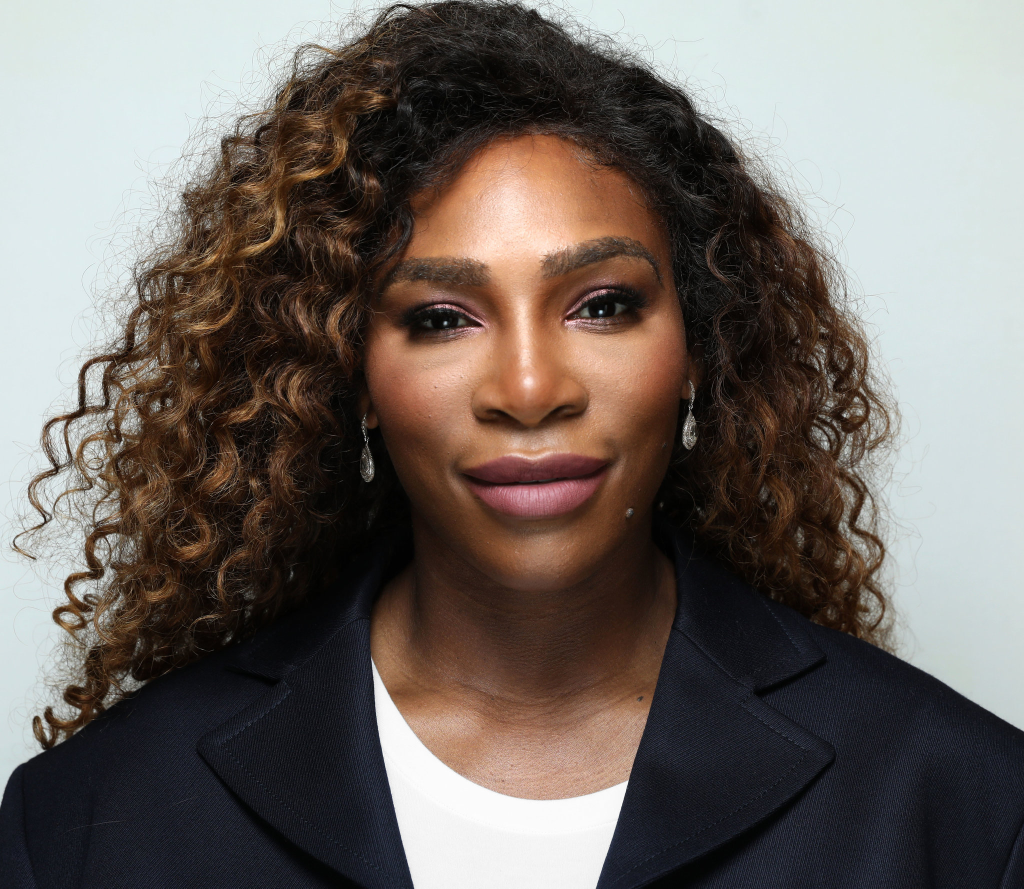
#> input picture test_images/serena1.jpg, 2048 x 1777 px, found by its file name (shown at 1/2 size)
$ jupyter execute --allow-errors Sports_celebrity_classification.ipynb   (shell and % lines are left out)
#> lines starting #> are read from the running program, lines starting #| are printed output that depends on the picture; after the words box and inside, x2 and y2 are one past the last pixel; in counts of white or black regions, pixels touching at a corner belong together
[cell 1]
import numpy as np
import cv2
import matplotlib
from matplotlib import pyplot as plt

#### When we look at any image, most of the time we identify a person using a face. An image might contain multiple faces, also the face can be obstructed and not clear. The first step in our pre-processing pipeline is to detect faces from an image. Once face is detected, we will detect eyes, if two eyes are detected then only we keep that image otherwise discard it.

[cell 2]
img=cv2.imread(r'C:\Users\SIDDARTH\Desktop\Image_classification_project\test_images\serena1.jpg')
#> img is the input picture: shape (1777, 2048, 3); mean B, G, R 99.1, 104.3, 112.1
# img=cv2.imread(r'C:\Users\SIDDARTH\Desktop\Image_classification_project\Server\test_images\virat3.jpg')
img.shape
#> Out = (1777, 2048, 3)

[cell 3]
plt.imshow(img)

[cell 4]
face_cascade = cv2.CascadeClassifier('./opencv/haarcascades/haarcascade_frontalface_default.xml') # for detecting faces
eye_cascade = cv2.CascadeClassifier('./opencv/haarcascades/haarcascade_eye.xml')  # for detecting eyes

[cell 5]
gray = cv2.cvtColor(img, cv2.COLOR_BGR2GRAY)
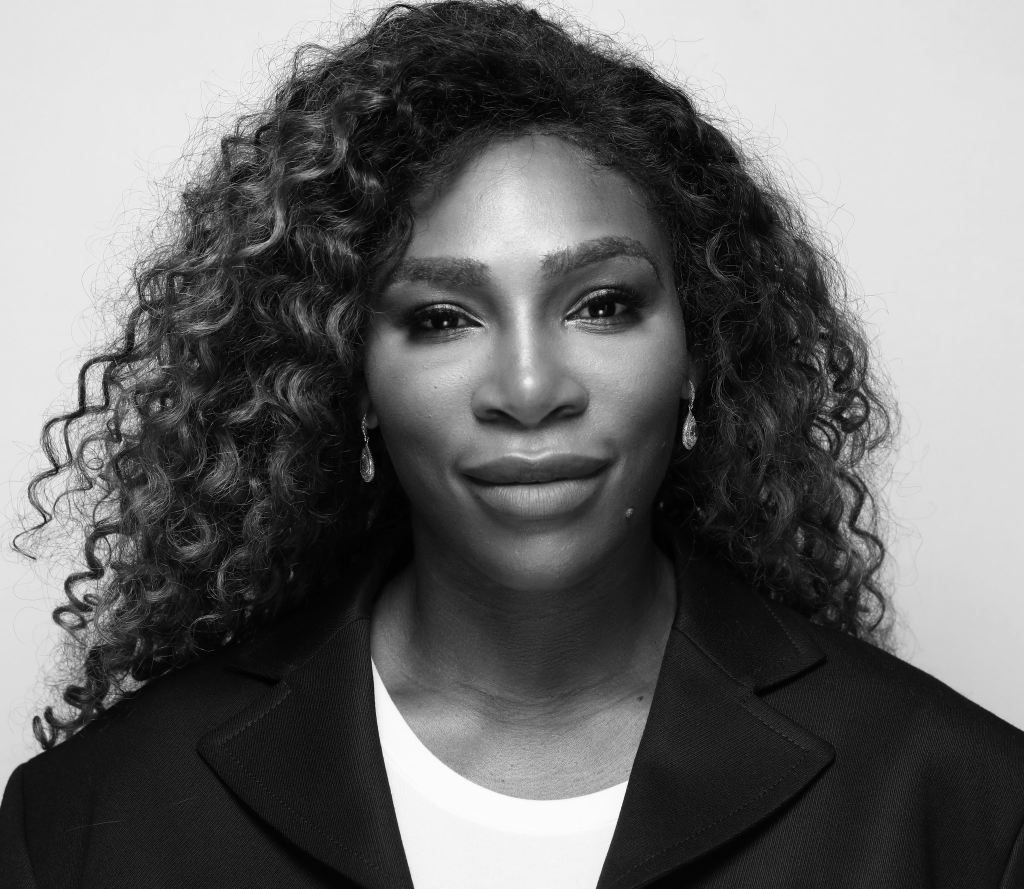
#> gray: shape (1777, 2048) (shown at 1/2 size); min 0, max 255, mean 106
print(plt.imshow(gray,cmap='gray'))
#| AxesImage(shape=(1777, 2048))

[cell 6]
faces = face_cascade.detectMultiScale(gray, 1.3, 5)
#> faces = [[679, 322, 751, 751]]
faces  # it return x-axis y-axis width height
#> Out = [[679, 322, 751, 751]]

[cell 7]
#### Now to detect eyes
for (x,y,w,h) in faces:
    face_img = cv2.rectangle(img,(x,y),(x+w,y+h),(255,0,0),2)  # draw red rectangle around face
    roi_gray = gray[y:y+h, x:x+w]
    roi_color = face_img[y:y+h, x:x+w]
    eyes = eye_cascade.detectMultiScale(roi_gray)
    for (ex,ey,ew,eh) in eyes:
        cv2.rectangle(roi_color,(ex,ey),(ex+ew,ey+eh),(0,255,0),2) # draw green rect around eyes
#> this loop made 1 pass
#> (x, y, w, h, eyes) on pass 1: (679, 322, 751, 751, [[126, 249, 141, 141], [429, 221, 154, 154]])
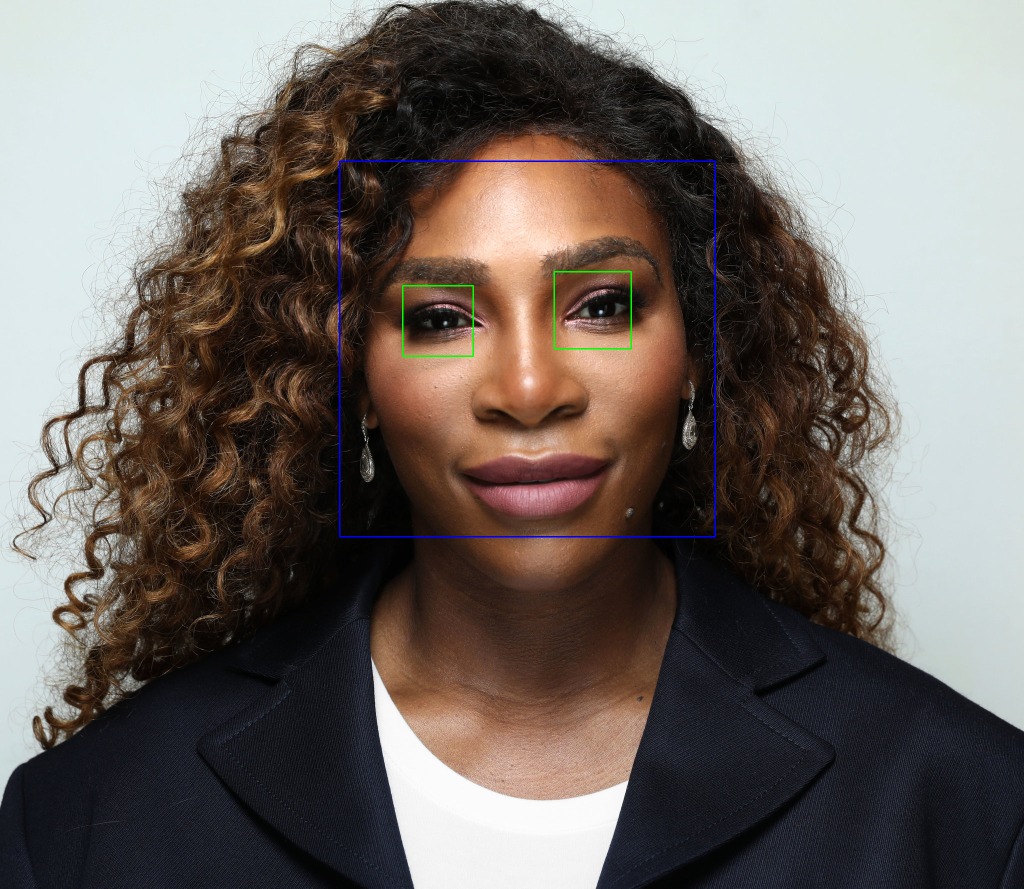
#> img: shape (1777, 2048, 3) (shown at 1/2 size); 0.34% of pixels changed, all inside (x1, y1, x2, y2) = (678, 321, 1432, 1075)
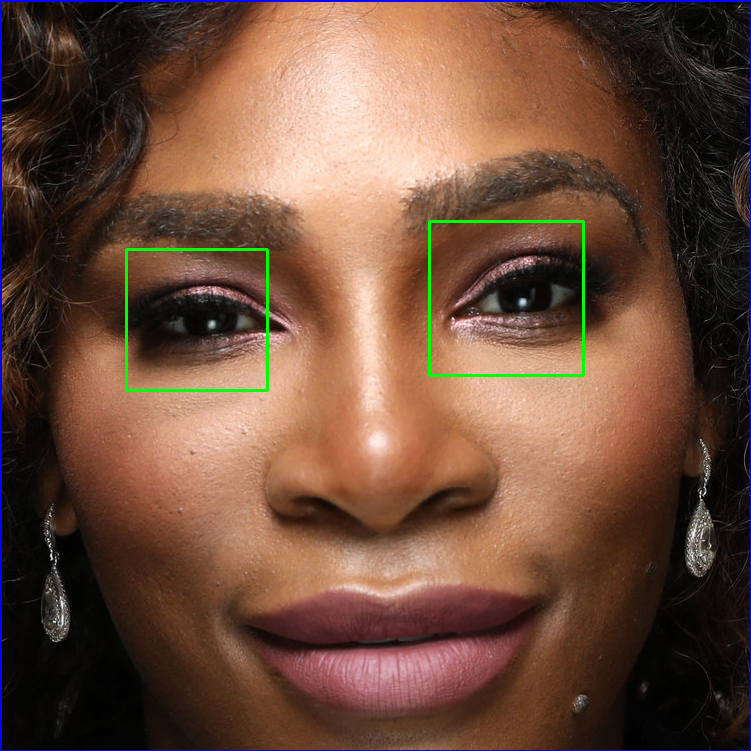
#> roi_color: shape (751, 751, 3); mean B, G, R 60.3, 77.1, 109.4


plt.figure()
plt.imshow(face_img, cmap='gray')
plt.show()

[cell 8]
############## Now the pic needs to be cropped as we need only face, cropped image is roi_color
plt.imshow(roi_color)

######                 Main code to clean and crop input image dataset

[cell 9]
## taking only those image in which face and 2 eyes are detected
def get_cropped_images(image_path):
    img=cv2.imread(image_path)
    gray = cv2.cvtColor(img, cv2.COLOR_BGR2GRAY)
    faces = face_cascade.detectMultiScale(gray, 1.3, 5)
    for (x,y,w,h) in faces:
        roi_gray = gray[y:y+h, x:x+w]
        roi_color = img[y:y+h, x:x+w]
        eyes = eye_cascade.detectMultiScale(roi_gray)
        if len(eyes) >= 2:
            return roi_color

[cell 10]
image_dataset='../images_dataset/'
clean_croped_data='./clean_crop_dataset/'

[cell 11]
import os
img_dirs = []
for entry in os.scandir(image_dataset):
    if entry.is_dir():
        img_dirs.append(entry.path)
img_dirs

[cell 12]
import shutil
#> (the rest of this cell did not finish here and is left out)

[cell 13]
cropped_image_dirs = []
# celebrity_file_names_dict = {}

#> (the rest of this cell did not finish here and is left out)

[cell 14]
cropped_image_dirs

[cell 15]
crop_image_path={}
for f in cropped_image_dirs:
    name = f.split('/')[-1]
    crop_image_path[name] = []
    for entry in os.scandir(f):
        crop_image_path[name].append(entry.path)

[cell 16]
crop_image_path

[cell 17]
######################################## ---------------------- ###########################################################

###  (3) Preprocessing: Use wavelet transform as a feature for traning our model

#### In wavelet transformed image, you can see edges clearly and that can give us clues on various facial features such as eyes, nose, lips etc

#### Wavelet transform

[cell 18]
import numpy as np
import pywt
import cv2

def w2d(img, mode='haar', level=1):
#> called with mode = 'db1', level = 5
    imArray = img
    #Datatype conversions
    #convert to grayscale
    imArray = cv2.cvtColor( imArray,cv2.COLOR_RGB2GRAY )
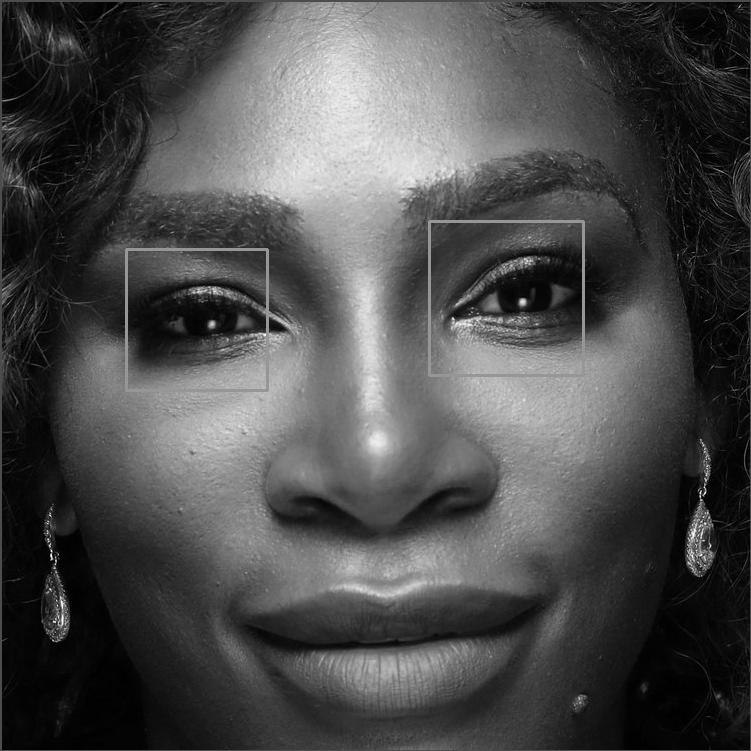
#> imArray: shape (751, 751); min 0, max 255, mean 75.8
    #convert to float
    imArray =  np.float32(imArray)
    imArray /= 255;
    # compute coefficients
    coeffs=pywt.wavedec2(imArray, mode, level=level)
#> coeffs = 6 items

    #Process Coefficients
    coeffs_H=list(coeffs)
#> coeffs_H = 6 items
    coeffs_H[0] *= 0;

    # reconstruction
    imArray_H=pywt.waverec2(coeffs_H, mode);
    imArray_H *= 255;
    imArray_H =  np.uint8(imArray_H)
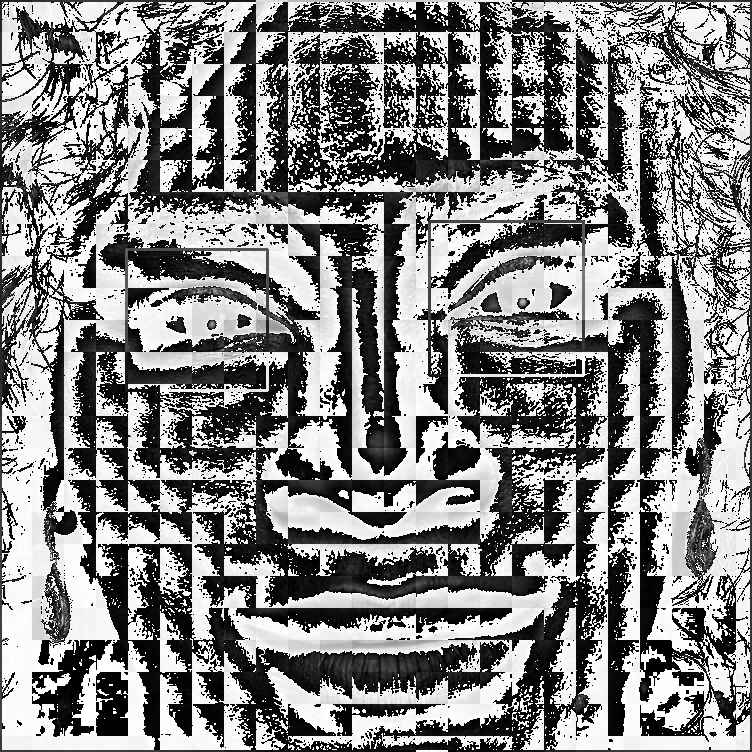
#> imArray_H: shape (752, 752); min 0, max 255, mean 132.6

    return imArray_H

[cell 19]
## You can see above a wavelet transformed image that gives clues on facial features such as eyes, nose, lips etc.
## This along with raw pixel image can be used as an input for our classifier
im_har = w2d(roi_color,'db1',5)
# print(im_har)
plt.imshow(im_har, cmap='gray')

[cell 20]
class_dict = {}
count = 0
for celebrity_name in crop_image_path.keys():
    class_dict[celebrity_name] = count
    count = count + 1
class_dict

[cell 21]
x=[]
y=[]
for i in crop_image_path:
    for j in crop_image_path[i]:
        img=cv2.imread(j)
        scalled_raw_img = cv2.resize(img, (32, 32))
        img_har = w2d(img,'db1',5)
        scalled_img_har = cv2.resize(img_har, (32, 32))
        combined_img = np.vstack((scalled_raw_img.reshape(32*32*3,1),scalled_img_har.reshape(32*32,1)))
        x.append(combined_img)
        y.append(class_dict[i])

#> (a cell that did not finish here is left out)

[cell 23]
32*32*3 + 32*32

[cell 24]
x = np.array(x).reshape(len(x),4096).astype(float)
x.shape

[cell 25]
####################### ---------------- Now we are ready for Model creation and training --------------- #################

[cell 26]
from sklearn.svm import SVC
from sklearn.preprocessing import StandardScaler
from sklearn.model_selection import train_test_split
from sklearn.pipeline import Pipeline
from sklearn.metrics import classification_report

#> (a cell that did not finish here is left out)

[cell 28]
# scaler=StandardScaler()
# x_train_transformed = scaler.fit_transform(x_train)


pipe = Pipeline([('scaler', StandardScaler()), ('svc', SVC(kernel = 'rbf', C = 10))])
print(pipe)
#> (the rest of this cell did not finish here and is left out)

[cell 29]
################### performing Grid-Search (Parameter tuning and model selection) ############################################

[cell 30]
from sklearn import svm
from sklearn.ensemble import RandomForestClassifier
from sklearn.linear_model import LogisticRegression
from sklearn.pipeline import make_pipeline
from sklearn.model_selection import GridSearchCV

[cell 31]
model_params = {
    'svm': {
        'model': svm.SVC(gamma='auto',probability=True),
        'params' : {
            'svc__C': [1,10,100,1000],
            'svc__kernel': ['rbf','linear']
        }
    },
    'random_forest': {
        'model': RandomForestClassifier(),
        'params' : {
            'randomforestclassifier__n_estimators': [1,5,10]
        }
    },
    'logistic_regression' : {
        'model': LogisticRegression(solver='liblinear',multi_class='auto'),
        'params': {
            'logisticregression__C': [1,5,10]
        }
    }
}

[cell 32]
scores = []
best_estimators = {}
import pandas as pd
#> (the rest of this cell did not finish here and is left out)

[cell 33]
best_estimators

[cell 34]
############################ ------------------- saving the model ------------------------------------------------------

#> (a cell that did not finish here is left out)

[cell 36]
import joblib
# Save the model as a pickle in a file
#> (the rest of this cell did not finish here and is left out)

[cell 37]
##################### ---------------- Predicting the test file --------------------------

#> (a cell that did not finish here is left out)

[cell 39]
def get_cropped_images_2(image):
    face_cascade = cv2.CascadeClassifier('./opencv/haarcascades/haarcascade_frontalface_default.xml')
    eye_cascade = cv2.CascadeClassifier('./opencv/haarcascades/haarcascade_eye.xml')
    img=cv2.imread(image)
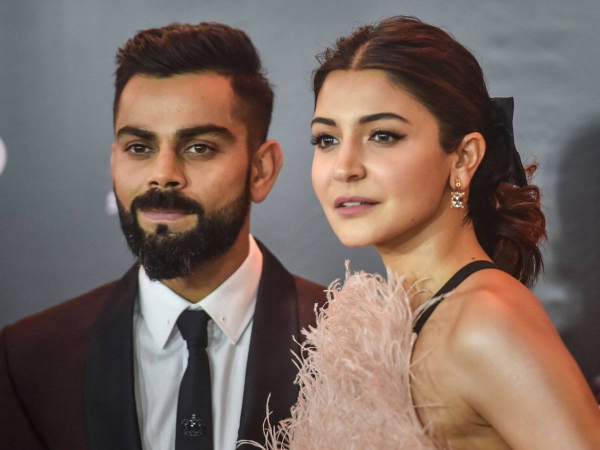
#> input picture Server/test_images/virat3.jpg, 1200 x 900 px, found by its file name (shown at 1/2 size)
#> img is the input picture: shape (900, 1200, 3); mean B, G, R 95.6, 103.8, 121.8
    gray = cv2.cvtColor(img, cv2.COLOR_BGR2GRAY)
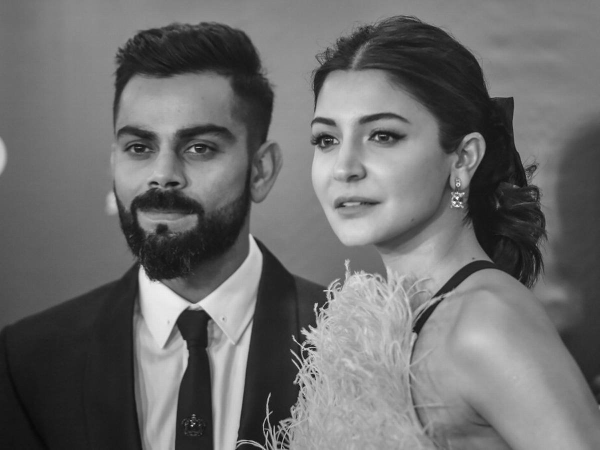
#> gray: shape (900, 1200) (shown at 1/2 size); min 2, max 254, mean 108.3
    faces = face_cascade.detectMultiScale(gray, 1.3, 5)
#> faces = [[402, 638, 116, 116], [524, 126, 364, 364], [151, 145, 372, 372]]
    cropped_faces = []
    for (x,y,w,h) in faces:
        roi_gray = gray[y:y+h, x:x+w]
        roi_color = img[y:y+h, x:x+w]
        eyes = eye_cascade.detectMultiScale(roi_gray)
        if len(eyes) >= 2:
            cropped_faces.append(roi_color)
#> this loop made 3 passes
#> (x, y, w, h, eyes) on pass 3: (151, 145, 372, 372, [[90, 118, 66, 66], [78, 104, 29, 29], [213, 116, 74, 74]])
#> pass 1, in get_cropped_images_2, `roi_gray = gray[y:y+h, x:x+w]`:
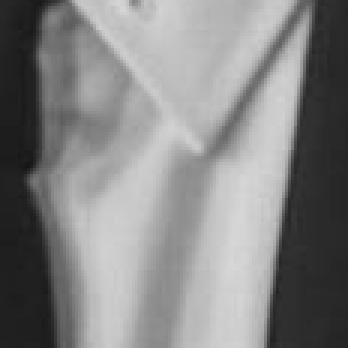
#> roi_gray: shape (116, 116) (shown 3 times larger); min 22, max 215, mean 132.1
#> after the loop:
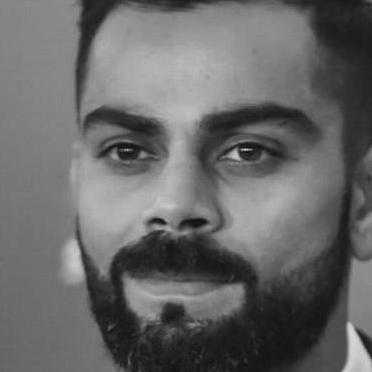
#> roi_gray: shape (372, 372); min 9, max 216, mean 103.6
#> after the loop, cropped_faces = 2 items
    return cropped_faces

[cell 40]
crop_img = get_cropped_images_2(r'C:\Users\SIDDARTH\Desktop\Image_classification_project\Server\test_images\virat3.jpg')
#> crop_img = 2 items
res = []
#> (the rest of this cell did not finish here and is left out)
